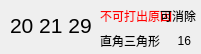
<?xml version="1.0" encoding="UTF-8"?>
<ui version="4.0">
 <class>Form</class>
 <widget class="QWidget" name="Form">
  <property name="geometry">
   <rect>
    <x>0</x>
    <y>0</y>
    <width>201</width>
    <height>54</height>
   </rect>
  </property>
  <property name="windowTitle">
   <string>Form</string>
  </property>
  <property name="styleSheet">
   <string notr="true"/>
  </property>
  <widget class="QLabel" name="card">
   <property name="geometry">
    <rect>
     <x>10</x>
     <y>10</y>
     <width>91</width>
     <height>31</height>
    </rect>
   </property>
   <property name="font">
    <font>
     <pointsize>16</pointsize>
    </font>
   </property>
   <property name="text">
    <string>20 21 29</string>
   </property>
  </widget>
  <widget class="QLabel" name="eliminate">
   <property name="geometry">
    <rect>
     <x>160</x>
     <y>5</y>
     <width>41</width>
     <height>21</height>
    </rect>
   </property>
   <property name="font">
    <font>
     <underline>false</underline>
    </font>
   </property>
   <property name="styleSheet">
    <string notr="true">QLabel:hover{color:#00f}</string>
   </property>
   <property name="text">
    <string>可消除</string>
   </property>
  </widget>
  <widget class="QLabel" name="type">
   <property name="geometry">
    <rect>
     <x>100</x>
     <y>30</y>
     <width>61</width>
     <height>21</height>
    </rect>
   </property>
   <property name="text">
    <string>直角三角形</string>
   </property>
  </widget>
  <widget class="QLabel" name="value">
   <property name="geometry">
    <rect>
     <x>130</x>
     <y>30</y>
     <width>61</width>
     <height>21</height>
    </rect>
   </property>
   <property name="text">
    <string>16</string>
   </property>
   <property name="alignment">
    <set>Qt::AlignRight|Qt::AlignTrailing|Qt::AlignVCenter</set>
   </property>
  </widget>
  <widget class="QWidget" name="widget" native="true">
   <property name="geometry">
    <rect>
     <x>90</x>
     <y>180</y>
     <width>120</width>
     <height>80</height>
    </rect>
   </property>
  </widget>
  <widget class="QLabel" name="cannot_play_reason">
   <property name="geometry">
    <rect>
     <x>100</x>
     <y>5</y>
     <width>101</width>
     <height>21</height>
    </rect>
   </property>
   <property name="styleSheet">
    <string notr="true">QLabel{color:#f00}</string>
   </property>
   <property name="text">
    <string>不可打出原因</string>
   </property>
  </widget>
  <zorder>cannot_play_reason</zorder>
  <zorder>card</zorder>
  <zorder>eliminate</zorder>
  <zorder>type</zorder>
  <zorder>value</zorder>
  <zorder>widget</zorder>
 </widget>
 <resources/>
 <connections/>
</ui>
